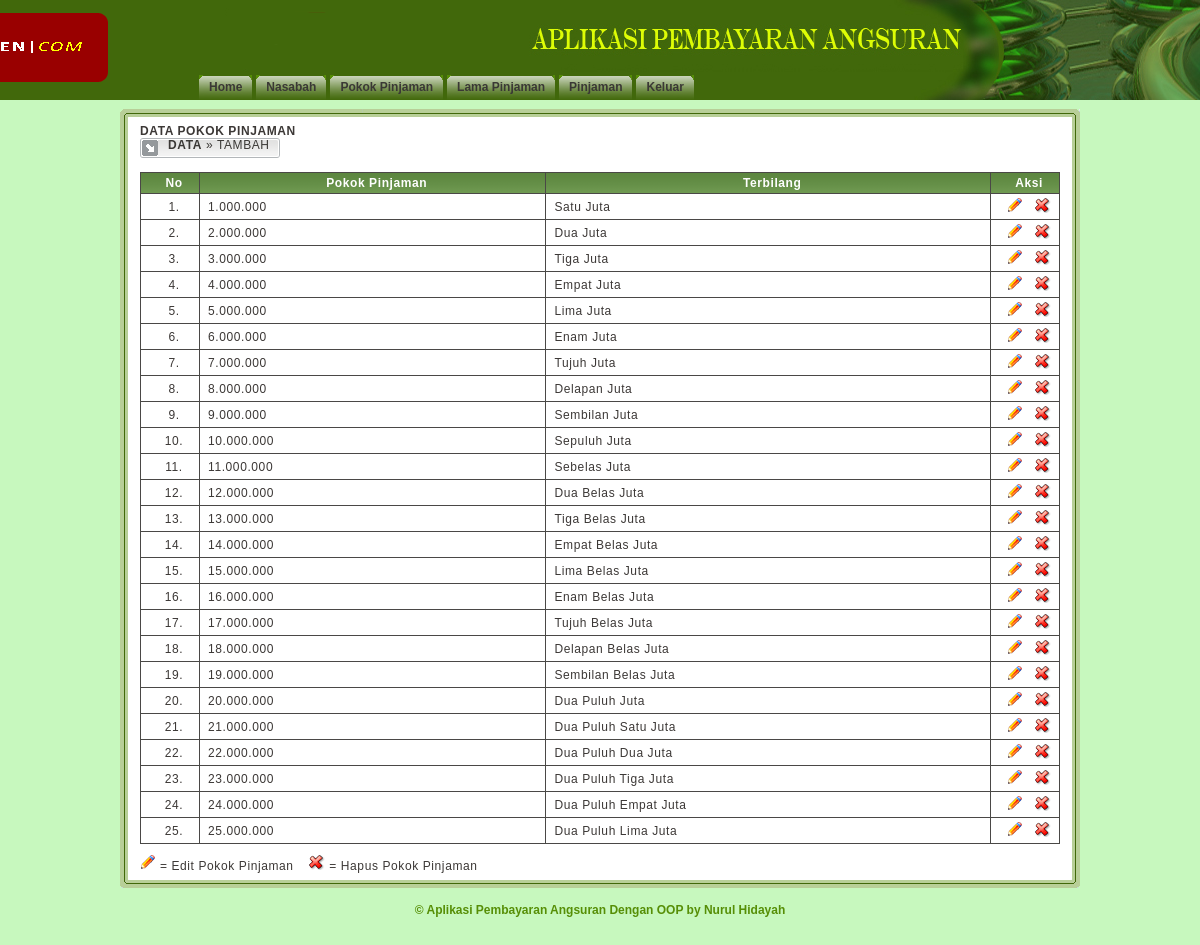
Screenshot of /admin.php?page=pokok_mgr (signed in) with the database file from the repository.
### tables this page shows
CREATE TABLE IF NOT EXISTS `pokok` (
  `id` int(10) NOT NULL AUTO_INCREMENT,
  `pokok` int(100) NOT NULL,
  PRIMARY KEY (`id`)
);

### include/class.php (called while the page is built, shortened)
<?php
class pokokPinjaman
{
	function tampilPokok()
	{
		$query = mysql_query("SELECT * FROM pokok order by pokok asc");
		while($row=mysql_fetch_array($query))
		$data[]=$row;
	    return $data;
	}
}
				?><script language="javascript">

### include/lib.php (called while the page is built, shortened)
<?php
function format_angka($angka) {
	$hasil = number_format($angka,0, ",",".");
	return $hasil;
}
function terbilang($x)
{
  $abil = array("", "Satu", "Dua", "Tiga", "Empat", "Lima", "Enam", "Tujuh", "Delapan", "Sembilan", "Sepuluh", "Sebelas");
  if ($x < 12)
    return " " . $abil[$x];
  elseif ($x < 20)
    return Terbilang($x - 10) . " Belas" ;
  elseif ($x < 100)
    return Terbilang($x / 10) . " Puluh" . Terbilang($x % 10);
  elseif ($x < 200)
    return " seratus" . Terbilang($x - 100);
  elseif ($x < 1000)
    return Terbilang($x / 100) . " Ratus" . Terbilang($x % 100);
  elseif ($x < 2000)
    return " seribu" . Terbilang($x - 1000);
  elseif ($x < 1000000)
    return Terbilang($x / 1000) . " Ribu" . Terbilang($x % 1000);
  elseif ($x < 1000000000)
    return Terbilang($x / 1000000) . " Juta" . Terbilang($x % 1000000);
}
?>

### pokok_mgr.php (the view, shortened to what this page needs)
<?php
include_once 'include/class.php';
include_once 'include/lib.php';
$pokok = new pokokPinjaman();
?>
<b>DATA POKOK PINJAMAN</b>
<div class="subnav">
	<table border="0" cellspacing="0" cellpadding="0">
		<tr>
			<td><img src="images/tabdata01.gif" /></td>
			<td class="tabsubnav">
				<b>DATA</b> &raquo; <a href="?page=pokok_add">TAMBAH</a>
			</td>
			<td><img src="images/tabdata03.gif" /></td>
		</tr>
	</table>
</div>
<br>
<table class="tabholder" border="0" cellspacing="1" cellpadding="0">
	<tr class="tabhead">
		<td align="center" width="50" class="tabtxt">No</td>
        <td align="center" class="tabtxt">Pokok Pinjaman</td>
		 <td align="center" class="tabtxt">Terbilang</td>
		<td align="center" width="60" class="tabtxt">Aksi</td>
	</tr>
<?php
$arrayPokok=$pokok->tampilPokok();
if (count($arrayPokok))
{
foreach($arrayPokok as $data)
{
?>
	<tr class="tabcont">
		<td class="tabtxt" align="center"><?php echo $c=$c+1;?>.</td>
        <td class="tabtxt"><?php echo format_angka($data['pokok']);?></td>
		 <td class="tabtxt"><?php echo terbilang($data['pokok']);?></td>
		<td align="left">
			<div class="tabtxt imghref">
				<span class="dashnav">&nbsp;</span>
				<a href="?page=pokok_edit&aksi=edit&id_pokok=<?php echo $data['id'];?>">
					<img src="images/ico_edit.gif" class="ico" border="0" title="Edit" />
				</a>
				<span class="dashnav">&nbsp;</span>
				<a href="?page=pokok_edit&aksi=hapus&id_pokok=<?php echo $data['id'];?>">
					<img src="images/ico_del.gif" class="ico" border="0" title="Hapus"  onClick="return confirm('Apakah Anda Yakin?');"/>
				</a>
			</div>
		</td>
	</tr>
<?php
}
}?>
</table>
<img src="images/ico_edit.gif" border="0" title="Edit" /> = Edit Pokok Pinjaman &nbsp;&nbsp;
<img src="images/ico_del.gif" border="0" title="Delete" /> = Hapus Pokok Pinjaman

### css/style.css (style rules this page uses)
html, body { margin: 0; padding: 0; background: #C7F8BE url(../images/header_1.png) top repeat-x; font: 12px Tahoma, Arial, "Trebuchet MS"; color: #3C3836; }
a { text-decoration: underline; color: #FF7E00; }
.tabsubnav { background-image: url(../images/tabdata02bg.gif); background-repeat: repeat-x; color: #3A3835; vertical-align: top; }
.tabsubnav a { text-decoration: none; color: #3A3835; }
.tabholder { width: 100%; background: #4A4846; }
.tabhead { background: url(../images/tab_head.gif) repeat-x; font-weight: bold; color: #FEFEFE; }
.tabcont { background: #FFF; }
.tabtxt { padding: 3px 0 3px 8px; }
.tabtxt a { text-decoration: none; }

### rows the page displays
pokok: pokok "1.000.000", pokok "Satu Juta"
pokok: c "2", pokok "2.000.000", pokok "Dua Juta"
pokok: c "3", pokok "3.000.000", pokok "Tiga Juta"
pokok: c "4", pokok "4.000.000", pokok "Empat Juta"
pokok: c "5", pokok "5.000.000", pokok "Lima Juta"
pokok: c "6", pokok "6.000.000", pokok "Enam Juta"
pokok: c "7", pokok "7.000.000", pokok "Tujuh Juta"
pokok: c "8", pokok "8.000.000", pokok "Delapan Juta"
pokok: c "9", pokok "9.000.000", pokok "Sembilan Juta"
pokok: c "10", pokok "10.000.000", pokok "Sepuluh Juta"
pokok: c "11", pokok "11.000.000", pokok "Sebelas Juta"
pokok: c "12", pokok "12.000.000", pokok "Dua Belas Juta"
pokok: c "13", pokok "13.000.000", pokok "Tiga Belas Juta"
pokok: c "14", pokok "14.000.000", pokok "Empat Belas Juta"
pokok: c "15", pokok "15.000.000", pokok "Lima Belas Juta"
pokok: c "16", pokok "16.000.000", pokok "Enam Belas Juta"
pokok: c "17", pokok "17.000.000", pokok "Tujuh Belas Juta"
pokok: c "18", pokok "18.000.000", pokok "Delapan Belas Juta"
pokok: c "19", pokok "19.000.000", pokok "Sembilan Belas Juta"
pokok: c "20", pokok "20.000.000", pokok "Dua Puluh Juta"
pokok: c "21", pokok "21.000.000", pokok "Dua Puluh Satu Juta"
pokok: c "22", pokok "22.000.000", pokok "Dua Puluh Dua Juta"
pokok: c "23", pokok "23.000.000", pokok "Dua Puluh Tiga Juta"
pokok: c "24", pokok "24.000.000", pokok "Dua Puluh Empat Juta"
pokok: c "25", pokok "25.000.000", pokok "Dua Puluh Lima Juta"
